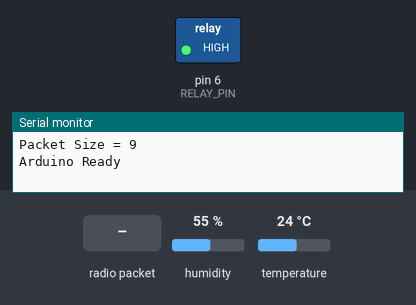
Bench run of a sketch on a simulated Arduino Uno, built with avr-gcc and run on an emulated ATmega328P. On the bench: switched loads named in the sketch (green lamp = pin HIGH), the last lines printed to the serial monitor. The inputs (shaded band) are chosen by the test bench; at power-on: humidity 55 %, temperature 24 °C. No radio packets arrive unless stated.

Above: at 1.2 s.
1.3 s: radio packet "1" arrives
At 2.4 s:
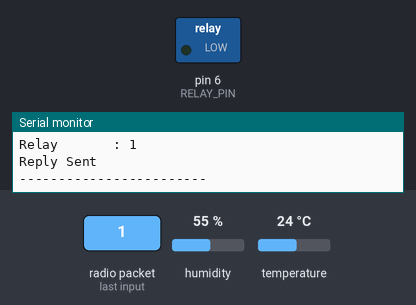
Timing chart, 0 to 4.3 s (numbered marks = the images above; inputs shaded):
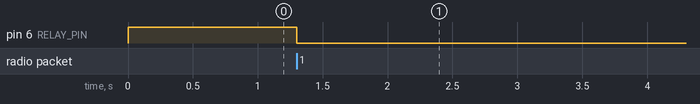

The sketch:

nrf_dual_transmitter.ino
```cpp
/*
====================================================
 Arduino UNO (Slave)
 DHT11 + Relay + NRF24L01
====================================================

NRF24 Connections

VCC  -> 3.3V (or 5V to adapter input)
GND  -> GND
CE   -> D9
CSN  -> D10
SCK  -> D13
MOSI -> D11
MISO -> D12

Relay -> D6
DHT11 -> D4

*/

#include <SPI.h>
#include <nRF24L01.h>
#include <RF24.h>
#include <DHT.h>

#define DHTPIN 4
#define DHTTYPE DHT11

#define RELAY_PIN 6

RF24 radio(9,10);
DHT dht(DHTPIN, DHTTYPE);

// NodeMCU -> Arduino
const byte rxAddr[6] = "NODE1";

// Arduino -> NodeMCU
const byte txAddr[6] = "NODE2";

struct __attribute__((packed)) Packet
{
  int16_t id;
  float temperature;
  uint8_t humidity;
  uint8_t relayStatus;
  uint8_t buttonState;
};

Packet rxPacket;
Packet txPacket;

unsigned long previousDHT = 0;

float temperature = 0;
uint8_t humidity = 0;

void setup()
{
  Serial.begin(115200);

  pinMode(RELAY_PIN,OUTPUT);

  digitalWrite(RELAY_PIN,HIGH);
Serial.print("Packet Size = ");
Serial.println(sizeof(Packet));
  dht.begin();

  if(!radio.begin())
  {
    Serial.println("NRF24 NOT Detected");

    while(1);
  }

  radio.setPALevel(RF24_PA_LOW);

  radio.setDataRate(RF24_250KBPS);

  radio.setChannel(76);

  radio.setRetries(5,15);

  radio.setAutoAck(true);
  radio.openReadingPipe(1,rxAddr);

  radio.openWritingPipe(txAddr);

  radio.startListening();

  Serial.println("Arduino Ready");

}

void loop()
{
  if(millis()-previousDHT>2000)
  {
    previousDHT=millis();

    float t=dht.readTemperature();

    float h=dht.readHumidity();

    if(!isnan(t))
      temperature=t;

    if(!isnan(h))
      humidity=h;
  }

  if(radio.available())
  {
    while(radio.available())
    {
      radio.read(&rxPacket,sizeof(rxPacket));
    }

    Serial.println("Received");

    Serial.print("Button : ");

    Serial.println(rxPacket.buttonState);

    if(rxPacket.buttonState==LOW)
    {
      digitalWrite(RELAY_PIN,LOW);

      txPacket.relayStatus=1;
    }
    else
    {
      digitalWrite(RELAY_PIN,HIGH);

      txPacket.relayStatus=0;
    }

    txPacket.id++;

    txPacket.temperature=temperature;

    txPacket.humidity=humidity;
       Serial.println("------------------------");
    Serial.print("ID          : ");
    Serial.println(txPacket.id);

    Serial.print("Temperature : ");
    Serial.println(txPacket.temperature);

    Serial.print("Humidity    : ");
    Serial.println(txPacket.humidity);

    Serial.print("Relay       : ");
    Serial.println(txPacket.relayStatus);

    radio.stopListening();

    bool ok = radio.write(&txPacket, sizeof(txPacket));

    if (ok)
      Serial.println("Reply Sent");
    else
      Serial.println("Reply Failed");

    radio.startListening();

    Serial.println("------------------------");
  }
}
```

Measured:
- after the input at 1.3 s, pin 6 (RELAY_PIN): HIGH → LOW at once
